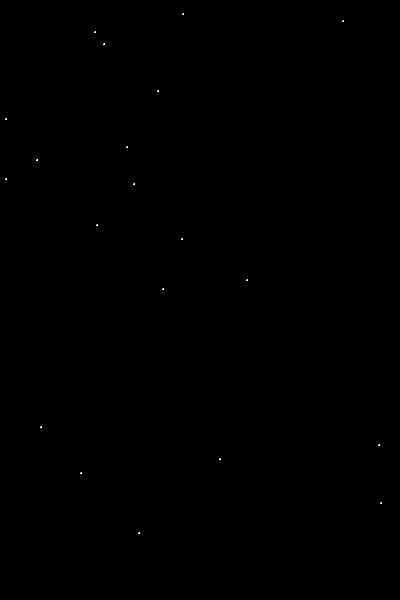
Frame 1 (no input)
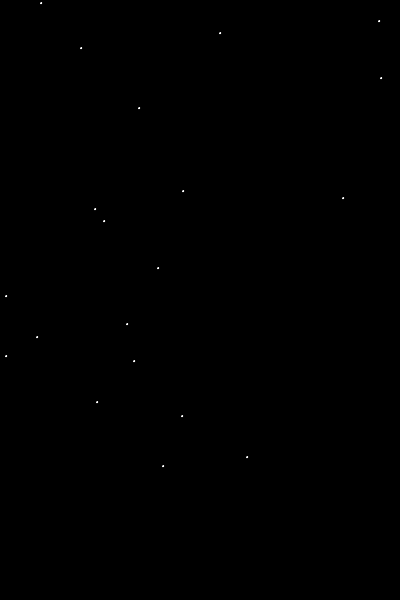
Frame 60 (the mouse pressed at the canvas centre just before this capture)
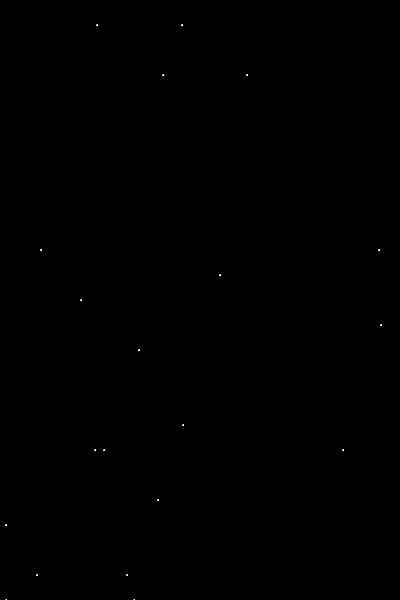
Frame 120 (the mouse held since frame 60 and released just before this capture)

The Processing sketch that drew these frames (run headless with seeded random() and noise(); from frame 60 on, the mouse is pressed at the canvas centre):

// Processing sketch: processing_159543
// ── processing_159543.pde

int[] starsX;
int[] starsY;
int[] scroll;
boolean hyperspeed = false;

void setup() {
  size(400, 600);
  starsX = new int[21];
  starsY = new int[21];
  scroll = new int[21];
  background(0);
  for (int i=0; i<21; i++) {
    starsX[i] = int(random(0, 401));
  }
  for (int i=0; i<21; i++) {
    starsY[i] = int(random(0, 601));
  }
  for (int i=0; i<21; i++) {
    scroll[i] = 0;
  }
}



void draw() {
  background(0);

  if (hyperspeed == false) {
    for (int i=0; i<21; i++) {
      scroll[i] = scroll[i] + 3;
    }
  } else {
    for (int i=0; i<21; i++) {
      scroll[i] = scroll[i] + 25;
    }
  }


  stars();


  if (mousePressed) {
    hyperspeed = true;
  }
}





void mouseReleased() {
  hyperspeed = false;
}



void keyReleased() {
  if (key == ' ') {
    for (int i=0; i<21; i++) {
      starsX[i] = int(random(0, 401));
    }
    for (int i=0; i<21; i++) {
      starsY[i] = int(random(0, 601));
    }
  }
} 



void stars() {

  for (int i=0; i<21; i++) { 
    if (starsY[i]+scroll[i] > height) {
      starsY[i] = 0;
      scroll[i] = 0;
      
    }
  }
  stroke(255);
  fill(255);
  ellipse(starsX[1], starsY[1]+scroll[1], 1, 1);
  ellipse(starsX[2], starsY[2]+scroll[2], 1, 1);
  ellipse(starsX[3], starsY[3]+scroll[3], 1, 1);
  ellipse(starsX[4], starsY[4]+scroll[4], 1, 1);
  ellipse(starsX[5], starsY[5]+scroll[5], 1, 1);
  ellipse(starsX[6], starsY[6]+scroll[6], 1, 1);
  ellipse(starsX[7], starsY[7]+scroll[7], 1, 1);
  ellipse(starsX[8], starsY[8]+scroll[8], 1, 1);
  ellipse(starsX[9], starsY[9]+scroll[9], 1, 1);
  ellipse(starsX[10], starsY[10]+scroll[10], 1, 1);
  ellipse(starsX[11], starsY[11]+scroll[11], 1, 1);
  ellipse(starsX[12], starsY[12]+scroll[12], 1, 1); 
  ellipse(starsX[13], starsY[13]+scroll[13], 1, 1);
  ellipse(starsX[14], starsY[14]+scroll[14], 1, 1);
  ellipse(starsX[15], starsY[15]+scroll[15], 1, 1);
  ellipse(starsX[16], starsY[16]+scroll[16], 1, 1);
  ellipse(starsX[17], starsY[17]+scroll[17], 1, 1);
  ellipse(starsX[18], starsY[18]+scroll[18], 1, 1);
  ellipse(starsX[19], starsY[19]+scroll[19], 1, 1);
  ellipse(starsX[20], starsY[20]+scroll[20], 1, 1);
}
